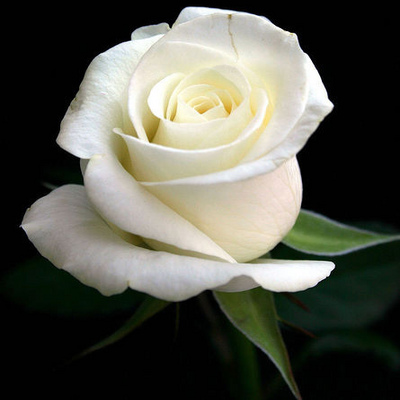
#> input picture opencv_testing/rose.jpg, 400 x 400 px
$ python 05_pixel_coloring.py
#> lines starting #> are read from the running program, lines starting #| are printed output that depends on the picture
## Created February 17, 2017.
##
## Sites visited:
## http://stackoverflow.com/questions/29125349/change-color-of-a-pixel-with-opencv
##

import cv2
import numpy as np

img = cv2.imread('rose.jpg')
#> img is the input picture: shape (400, 400, 3); mean B, G, R 77, 87.1, 86.4
# print img
img_gray = cv2.cvtColor(img,cv2.COLOR_BGR2GRAY)
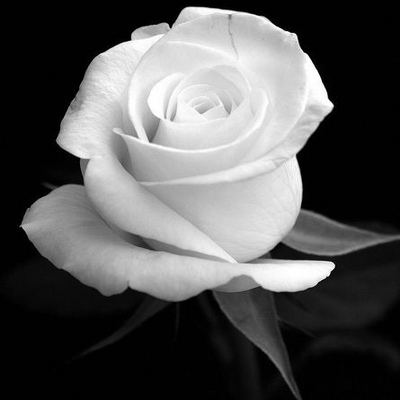
#> img_gray: shape (400, 400); min 0, max 255, mean 85.7
# print img_gray

# new = [[[0,0,155%j] for j in i] for i in img_gray]
new = [[[255%j,255%j,j] for j in i] for i in img_gray]
#> new = 400 items
dt = np.dtype('f8')
new = np.array(new,dtype=dt)
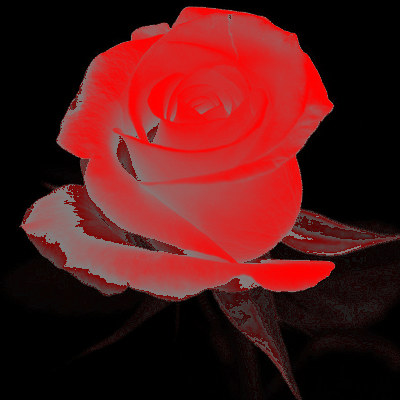
#> new: shape (400, 400, 3) float64; mean of channels 0, 1, 2 22.7, 22.7, 85.7; drawn as B, G, R

cv2.imwrite('img.jpg',new)
